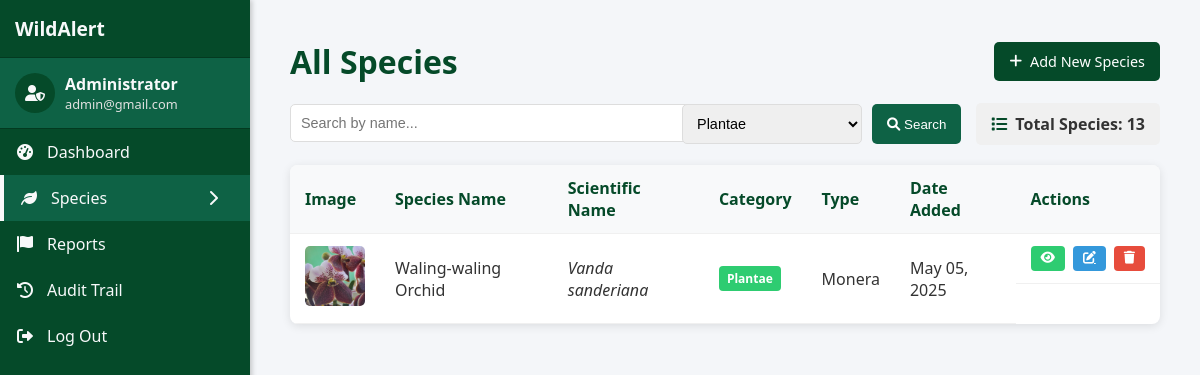
Before: /admin/species.php?category=5 (signed in) with the older database file.
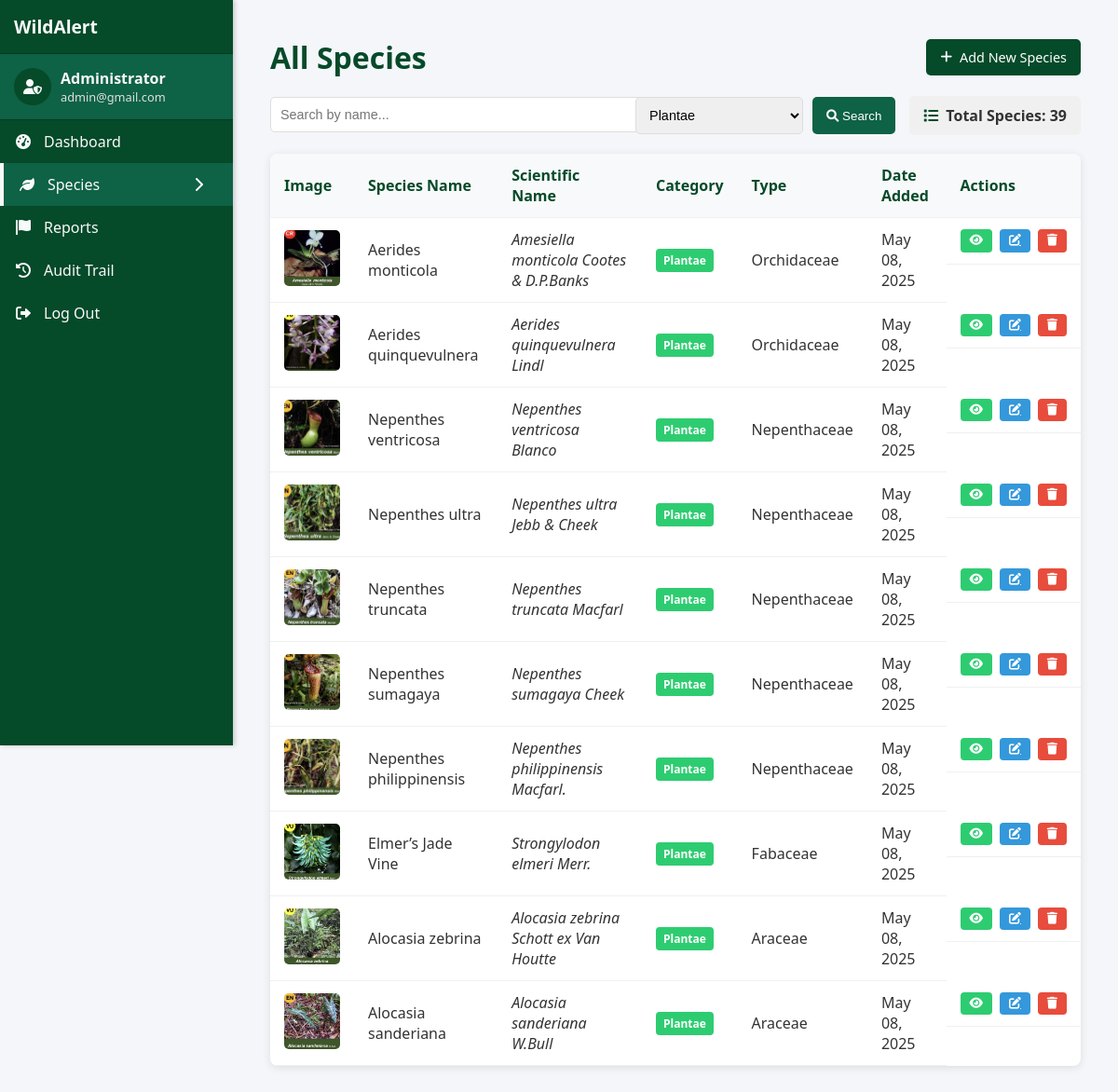
After: the same page with the newer database file.
### tables this page shows
CREATE TABLE `tbl_species` (
  `species_id` int(11) NOT NULL,
  `species_name` varchar(50) NOT NULL,
  `scientific_name` varchar(50) NOT NULL,
  `image_path` varchar(255) NOT NULL,
  `kingdom` varchar(50) NOT NULL,
  `group_name` varchar(50) NOT NULL,
  `date_created` datetime NOT NULL,
  `category_id` int(11) NOT NULL,
  `type_id` int(11) NOT NULL,
  `acc_id` int(11) NOT NULL
);

CREATE TABLE `tbl_category` (
  `category_id` int(11) NOT NULL,
  `category_name` varchar(100) NOT NULL,
  `topic_id` int(11) NOT NULL
);

CREATE TABLE `tbl_species_type` (
  `type_id` int(11) NOT NULL,
  `type_name` varchar(50) NOT NULL
);

### admin/species.php (the view, shortened to what this page needs)
<?php
include '../backend/config/config.php';
$search = isset($_GET['search']) ? $_GET['search'] : '';
$filter_category = isset($_GET['category']) ? $_GET['category'] : '';
$query = "SELECT s.*, c.category_name, t.type_name
          FROM tbl_species s
          JOIN tbl_category c ON s.category_id = c.category_id
          JOIN tbl_species_type t ON s.type_id = t.type_id
          WHERE 1=1";
if (!empty($filter_category)) {
    $query .= " AND s.category_id = $filter_category";
}
$query .= " ORDER BY s.date_created DESC";
$result = $conn->query($query);
$categories = $conn->query("SELECT * FROM tbl_category ORDER BY category_name");
$total_species = $conn->query("SELECT COUNT(*) as count FROM tbl_species")->fetch_assoc()['count'];
?>
<!DOCTYPE html>
<html lang="en">
<head>
    <link rel="stylesheet" href="https://cdnjs.cloudflare.com/ajax/libs/font-awesome/6.0.0/css/all.min.css">
    <link rel="stylesheet" href="../styles/sidebar_style.css">
</head>
<body>
    <?php include 'sidebar.php'; ?>
    <div class="content-wrapper">
        <div class="content-container">
            <div class="page-header">
                <h1>All Species</h1>
                <a href="add_species.php" class="action-button">
                    <i class="fas fa-plus"></i> Add New Species
                </a>
            </div>
            <div class="species-controls">
                <form action="" method="GET" class="search-filter">
                    <div class="search-box">
                        <input type="text" name="search" placeholder="Search by name..." value="<?php echo htmlspecialchars($search); ?>">
                    </div>
                    <div class="filter-select">
                        <select name="category">
                            <?php while ($category = $categories->fetch_assoc()): ?>
                                <option value="<?php echo $category['category_id']; ?>" <?php echo ($filter_category == $category['category_id']) ? 'selected' : ''; ?>>
                                    <?php echo htmlspecialchars($category['category_name']); ?>
                                </option>
                            <?php endwhile; ?>
                        </select>
                    </div>
                    <button type="submit" class="search-button">
                        <i class="fas fa-search"></i> Search
                    </button>
                </form>
                <div class="total-count">
                    <i class="fas fa-list"></i> Total Species: <?php echo $total_species; ?>
                </div>
            </div>
            <div class="species-table-container">
                <table class="species-table">
                    <thead>
                        <tr>
                            <th>Image</th>
                            <th>Species Name</th>
                            <th>Scientific Name</th>
                            <th>Category</th>
                            <th>Type</th>
                            <th>Date Added</th>
                            <th>Actions</th>
                        </tr>
                    </thead>
                    <tbody>
                        <?php
                        if ($result && $result->num_rows > 0) {
                            while ($species = $result->fetch_assoc()) {
                                $category_class = "category-" . strtolower($species['category_name']);
                                $image_path = $species['image_path'];
                                if (strpos($image_path, '/images/species/') !== false || strpos($image_path, '\\images\\species\\') !== false) {
                                    $image_path = basename($image_path);
                                }
                                $species_data = json_encode([
                                    'id' => $species['species_id'],
                                    'name' => $species['species_name'],
                                    'scientific_name' => $species['scientific_name'],
                                    'category' => $species['category_name'],
                                    'type' => $species['type_name'],
                                    'image' => $image_path,
                                    'date_created' => date('M d, Y', strtotime($species['date_created']))
                                ]);
                                echo '<tr>
            <td><img src="../images/species/' . htmlspecialchars(str_replace('\\', '/', $image_path)) . '" alt="' . htmlspecialchars($species['species_name']) . '" class="species-image"></td>
            <td>' . htmlspecialchars($species['species_name']) . '</td>
            <td><em>' . htmlspecialchars($species['scientific_name']) . '</em></td>
            <td><span class="category-badge ' . $category_class . '">' . htmlspecialchars($species['category_name']) . '</span></td>
            <td>' . htmlspecialchars($species['type_name']) . '</td>
            <td>' . date('M d, Y', strtotime($species['date_created'])) . '</td>
            <td class="species-actions">
                <button class="view-btn" title="View Details" onclick=\'openViewModal(' . $species_data . ')\'>
                    <i class="fas fa-eye"></i>
                </button>
                <a href="edit_species.php?id=' . $species['species_id'] . '" class="edit-btn" title="Edit">
                    <i class="fas fa-edit"></i>
                </a>
                <button class="delete-btn" title="Delete"
                    onclick="openDeleteModal(' . $species['species_id'] . ', \'' . addslashes($species['species_name']) . '\')">
                    <i class="fas fa-trash"></i>
                </button>
            </td>
        </tr>';
                            }
                        }
                        ?>
                    </tbody>
                </table>
            </div>
        </div>
    </div>
</body>
</html>

### admin/sidebar.php (shortened to what this page needs)
<?php
$current_page = basename($_SERVER['PHP_SELF']);
?>
<div class="sidebar">
    <div class="sidebar-header">
        <h3>WildAlert</h3>
    </div>
    <div class="sidebar-user">
        <div class="user-icon">
            <i class="fas fa-user-shield"></i>
        </div>
        <div class="user-info">
            <span>Administrator</span>
            <small><?php echo isset($_SESSION['user_email']) ? $_SESSION['user_email'] : 'Admin'; ?></small>
        </div>
    </div>
    <ul class="sidebar-menu">
        <li class="<?php echo ($current_page == 'dashboard.php') ? 'active' : ''; ?>">
            <a href="dashboard.php">
                <i class="fas fa-tachometer-alt"></i>
                <span>Dashboard</span>
            </a>
        </li>
        <li class="<?php echo (in_array($current_page, ['species.php', 'add_species.php', 'edit_species.php'])) ? 'active' : ''; ?>">
            <a href="#" class="menu-toggle">
                <i class="fas fa-leaf"></i>
                <span>Species</span>
                <i class="fas fa-chevron-right menu-arrow"></i>
            </a>
        </li>
        <li class="<?php echo ($current_page == 'reports.php') ? 'active' : ''; ?>">
            <a href="reports.php">
                <i class="fas fa-flag"></i>
                <span>Reports</span>
            </a>
        </li>
        <li class="<?php echo ($current_page == 'audit_trail.php') ? 'active' : ''; ?>">
            <a href="audit_trail.php">
                <i class="fas fa-history"></i>
                <span>Audit Trail</span>
            </a>
        </li>
        <li>
            <a href="../components/logout.php">
                <i class="fas fa-sign-out-alt"></i>
                <span>Log Out</span>
            </a>
        </li>
    </ul>
</div>

### styles/sidebar_style.css (style rules this page uses)
:root { --dark-green: #054a29; --light-green: #0e6245; --hover-green: #0a5236; --text-white: #f8f9fa; --text-gray: #e0e0e0; --border-color: #033a20; --background-black: #111111; }
.sidebar { position: fixed; left: 0; top: 0; width: 250px; height: 100vh; background-color: var(--dark-green); color: var(--text-white); transition: all 0.3s ease; box-shadow: 2px 0 5px rgba(0, 0, 0, 0.2); z-index: 1000; overflow-y: auto; }
.sidebar-header { display: flex; align-items: center; justify-content: space-between; padding: 15px; background-color: var(--dark-green); border-bottom: 1px solid var(--border-color); }
.sidebar-header h3 { margin: 0; font-size: 1.2rem; font-weight: 700; }
.sidebar-user { display: flex; align-items: center; padding: 15px; background-color: var(--light-green); border-bottom: 1px solid var(--border-color); }
.user-icon { width: 40px; height: 40px; border-radius: 50%; background-color: var(--dark-green); display: flex; align-items: center; justify-content: center; margin-right: 10px; }
.user-info { display: flex; flex-direction: column; }
.user-info span { font-weight: 600; }
.user-info small { color: var(--text-gray); font-size: 0.8rem; }
.sidebar-menu { list-style: none; padding: 0; margin: 0; }
.sidebar-menu li { position: relative; }
.sidebar-menu li a { display: flex; align-items: center; padding: 12px 15px; color: var(--text-white); text-decoration: none; transition: all 0.3s ease; }
.sidebar-menu li.active > a { background-color: var(--light-green); border-left: 4px solid var(--text-white); }
.sidebar-menu i { margin-right: 12px; width: 20px; text-align: center; }
.menu-arrow { margin-left: auto; transition: transform 0.3s ease; }
.content-wrapper { margin-left: 250px; transition: margin-left 0.3s ease; min-height: 100vh; background-color: #f4f6f9; padding: 20px; }

### admin/species.php (style rules this page uses)
body { font-family: 'Segoe UI', Tahoma, Geneva, Verdana, sans-serif; margin: 0; padding: 0; background-color: #f4f6f9; color: #333; }
.content-container { padding: 20px; }
.page-header { display: flex; justify-content: space-between; align-items: center; margin-bottom: 20px; }
.page-header h1 { color: #054a29; margin: 0; }
.action-button { background-color: #054a29; color: white; border: none; padding: 10px 15px; border-radius: 5px; cursor: pointer; text-decoration: none; display: inline-flex; align-items: center; font-size: 0.9rem; transition: background-color 0.3s; }
.action-button i { margin-right: 8px; }
.species-controls { display: flex; justify-content: space-between; align-items: center; margin-bottom: 20px; gap: 15px; flex-wrap: wrap; }
.search-filter { display: flex; gap: 10px; flex-wrap: wrap; flex: 1; }
.search-box { flex: 1; min-width: 200px; }
.search-box input, .filter-select select { width: 100%; padding: 10px; border: 1px solid #ddd; border-radius: 5px; font-size: 0.9rem; }
.filter-select { min-width: 180px; }
.search-button { background-color: #0e6245; color: white; border: none; padding: 10px 15px; border-radius: 5px; cursor: pointer; }
.total-count { background-color: #f0f0f0; padding: 10px 15px; border-radius: 5px; font-weight: 600; display: flex; align-items: center; }
.total-count i { color: #054a29; margin-right: 8px; }
.species-table-container { background-color: white; border-radius: 8px; box-shadow: 0 2px 10px rgba(0, 0, 0, 0.1); overflow: hidden; }
.species-table { width: 100%; border-collapse: collapse; }
.species-table th, .species-table td { padding: 12px 15px; text-align: left; border-bottom: 1px solid #f0f0f0; }
.species-table th { background-color: #f8f9fa; color: #054a29; font-weight: 600; }
.species-image { width: 60px; height: 60px; border-radius: 5px; object-fit: cover; }
.species-actions { display: flex; gap: 8px; }
.edit-btn, .delete-btn, .view-btn { border: none; padding: 6px 10px; border-radius: 4px; cursor: pointer; color: white; display: inline-flex; align-items: center; justify-content: center; font-size: 0.8rem; }
.edit-btn { background-color: #3498db; }
.delete-btn { background-color: #e74c3c; }
.view-btn { background-color: #2ecc71; }
.category-badge { display: inline-block; padding: 4px 8px; border-radius: 4px; font-size: 0.75rem; font-weight: 600; text-align: center; color: white; }
.category-plantae { background-color: #2ecc71; }

Changed rows visible on the page:
removed tbl_species: image_path (picture), species_name "Waling-waling Orchid", scientific_name "Vanda sanderiana", category.category_name "Plantae", type.type_name "Monera", date_created "May 05, 2025"
added tbl_species: image_path (picture), species_name "Aerides monticola", scientific_name "Amesiella monticola Cootes & D.P.Banks", category.category_name "Plantae", type.type_name "Orchidaceae", date_created "May 08, 2025"
added tbl_species: image_path (picture), species_name "Aerides quinquevulnera", scientific_name "Aerides quinquevulnera Lindl", category.category_name "Plantae", type.type_name "Orchidaceae", date_created "May 08, 2025"
added tbl_species: image_path (picture), species_name "Nepenthes ventricosa", scientific_name "Nepenthes ventricosa Blanco", category.category_name "Plantae", type.type_name "Nepenthaceae", date_created "May 08, 2025"
added tbl_species: image_path (picture), species_name "Nepenthes ultra", scientific_name "Nepenthes ultra Jebb & Cheek", category.category_name "Plantae", type.type_name "Nepenthaceae", date_created "May 08, 2025"
added tbl_species: image_path (picture), species_name "Nepenthes truncata", scientific_name "Nepenthes truncata Macfarl", category.category_name "Plantae", type.type_name "Nepenthaceae", date_created "May 08, 2025"
added tbl_species: image_path (picture), species_name "Nepenthes sumagaya", scientific_name "Nepenthes sumagaya Cheek", category.category_name "Plantae", type.type_name "Nepenthaceae", date_created "May 08, 2025"
added tbl_species: image_path (picture), species_name "Nepenthes philippinensis", scientific_name "Nepenthes philippinensis Macfarl.", category.category_name "Plantae", type.type_name "Nepenthaceae", date_created "May 08, 2025"
added tbl_species: image_path (picture), species_name "Elmer’s Jade Vine", scientific_name "Strongylodon elmeri Merr.", category.category_name "Plantae", type.type_name "Fabaceae", date_created "May 08, 2025"
added tbl_species: image_path (picture), species_name "Alocasia zebrina", scientific_name "Alocasia zebrina Schott ex Van Houtte", category.category_name "Plantae", type.type_name "Araceae", date_created "May 08, 2025"
added tbl_species: image_path (picture), species_name "Alocasia sanderiana", scientific_name "Alocasia sanderiana W.Bull", category.category_name "Plantae", type.type_name "Araceae", date_created "May 08, 2025"
Other visible differences:
$total_species: "13" → "39"
